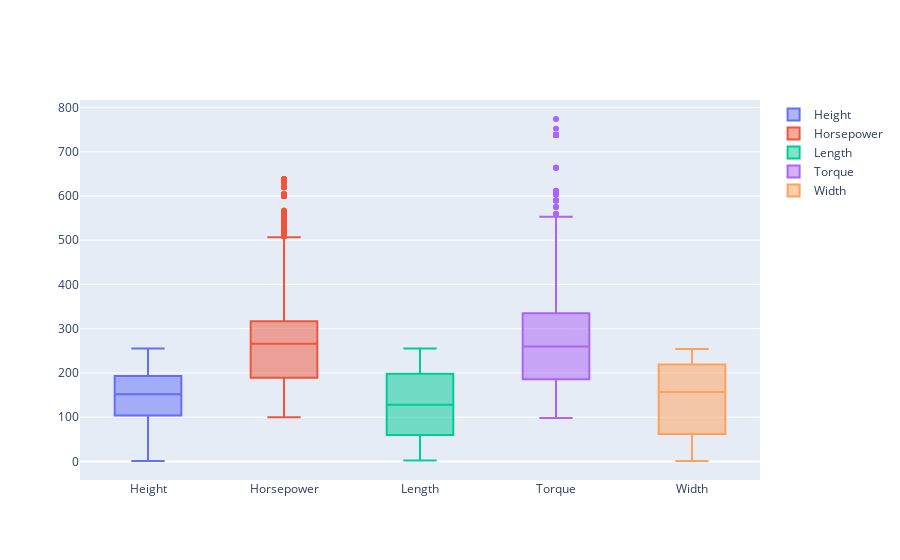

Source (notebook cell):
### Code cell
fig = go.Figure()
fig.add_trace(go.Box(y=df.Height, name="Height"))
fig.add_trace(go.Box(y=df.Horsepower, name="Horsepower"))
fig.add_trace(go.Box(y=df.Length, name="Length"))
fig.add_trace(go.Box(y=df.Torque, name="Torque"))
fig.add_trace(go.Box(y=df.Width, name="Width"))
fig.show()

### Figure 1 — Plotly figure (JSON) as saved in the notebook; plotly's stock layout.template omitted (floating-point values rounded to 4 significant figures; data arrays with more than 128 entries replaced by an {"elided": "..."} marker saying what was removed)
{"data": [{"name": "Height", "type": "box", "y": {"elided": "5030 int values"}}, {"name": "Horsepower", "type": "box", "y": {"elided": "5030 int values"}}, {"name": "Length", "type": "box", "y": {"elided": "5030 int values"}}, {"name": "Torque", "type": "box", "y": {"elided": "5030 int values"}}, {"name": "Width", "type": "box", "y": {"elided": "5030 int values"}}], "layout": {}}
